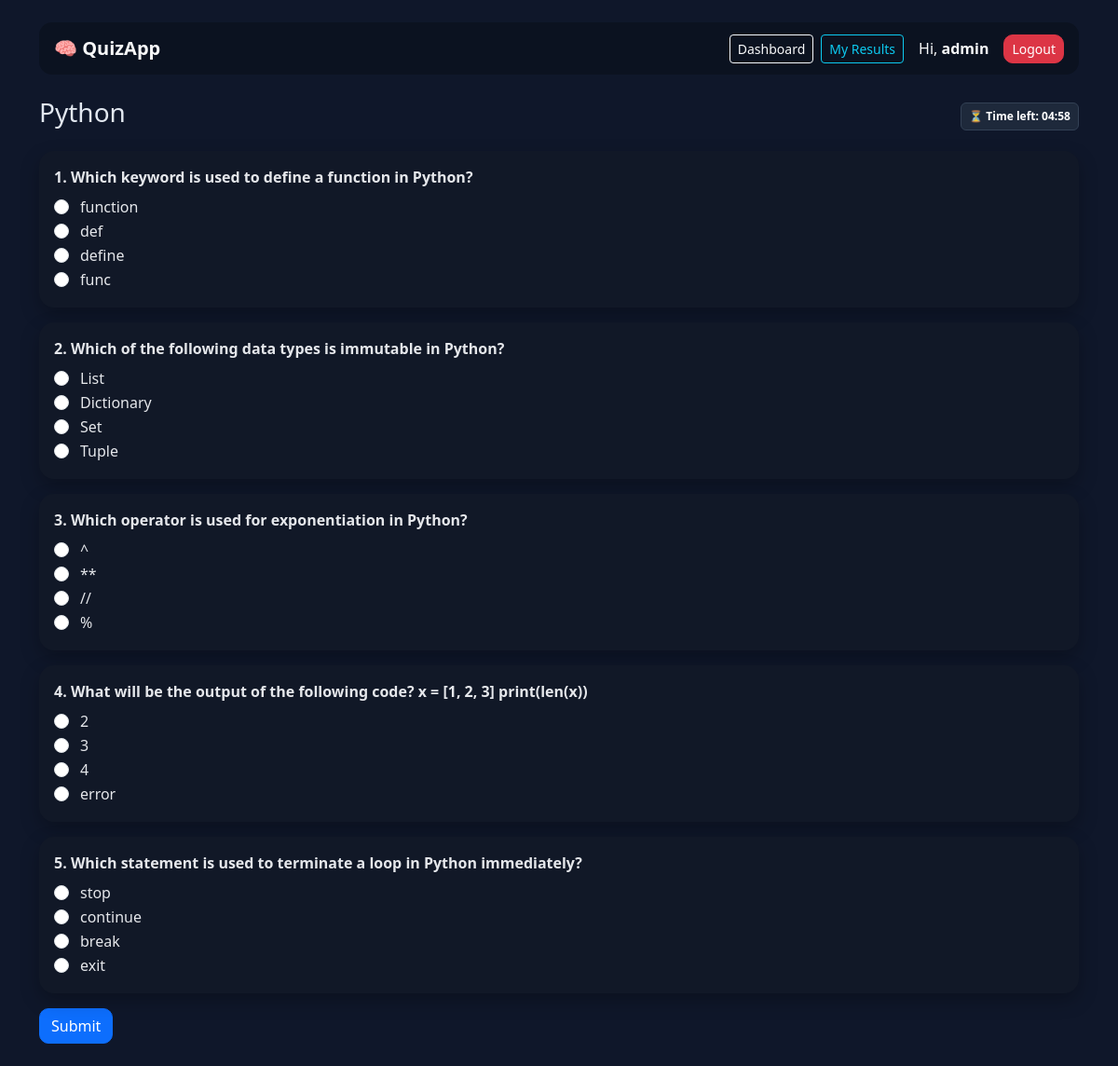
The page /quiz/1 (signed in) on the database its author committed.
### app.py (models this page shows)
class User(UserMixin, db.Model):
    id = db.Column(db.Integer, primary_key=True)
    username = db.Column(db.String(80), unique=True, nullable=False)
    password = db.Column(db.String(200), nullable=False)
    role = db.Column(db.String(10), default="user")  # "user" or "admin"
    results = db.relationship(
    'Result',
    backref='user',
    cascade="all, delete-orphan",
    passive_deletes=True,
    lazy=True
)

class Quiz(db.Model):
    id = db.Column(db.Integer, primary_key=True)
    title = db.Column(db.String(100), nullable=False)
    duration_minutes = db.Column(db.Integer, default=5)
    questions = db.relationship(
        'Question',
        backref='quiz',
        cascade="all, delete-orphan",
        passive_deletes=True,
        lazy=True
    )
    results = db.relationship(
        'Result',
        backref='quiz',
        cascade="all, delete-orphan",
        passive_deletes=True,
        lazy=True
    )

class Question(db.Model):
    id = db.Column(db.Integer, primary_key=True)
    text = db.Column(db.String(300), nullable=False)
    option_a = db.Column(db.String(200), nullable=False)
    option_b = db.Column(db.String(200), nullable=False)
    option_c = db.Column(db.String(200), nullable=False)
    option_d = db.Column(db.String(200), nullable=False)
    correct = db.Column(db.String(1), nullable=False)
    quiz_id = db.Column(
        db.Integer,
        db.ForeignKey('quiz.id', ondelete="CASCADE"),
        nullable=False
    )

### app.py (the view, shortened to what this page needs)
@app.route('/quiz/<int:quiz_id>', methods=['GET', 'POST'])
@login_required
def quiz(quiz_id):
    quiz = Quiz.query.get_or_404(quiz_id)
    key = f"quiz_start_{quiz_id}"
    if request.method == 'GET':
        if key not in session:
            session[key] = datetime.utcnow().isoformat()
    return render_template('quiz.html', quiz=quiz)

### app.py (called while the page is built)
@event.listens_for(Engine, "connect")
def set_sqlite_pragma(dbapi_connection, connection_record):
    if isinstance(dbapi_connection, sqlite3.Connection):
        cursor = dbapi_connection.cursor()
        cursor.execute("PRAGMA foreign_keys=ON")
        cursor.close()

@login_manager.user_loader
def load_user(user_id):
    return User.query.get(int(user_id))

### templates/quiz.html (shortened to what this page needs)
{% extends "base.html" %}
{% block content %}
  <div class="d-flex justify-content-between align-items-center mb-3">
    <h3>{{ quiz.title }}</h3>
    <div class="badge badge-time p-2">⏳ Time left: <span id="timer"></span></div>
  </div>
  <form method="post" id="quiz-form">
    {% for q in quiz.questions %}
      <div class="card p-3 mb-3">
        <div class="fw-semibold mb-2">{{ loop.index }}. {{ q.text }}</div>
        <div class="form-check"><input class="form-check-input" type="radio" name="{{ q.id }}" value="A" id="q{{q.id}}A"><label class="form-check-label ms-1" for="q{{q.id}}A">{{ q.option_a }}</label></div>
        <div class="form-check"><input class="form-check-input" type="radio" name="{{ q.id }}" value="B" id="q{{q.id}}B"><label class="form-check-label ms-1" for="q{{q.id}}B">{{ q.option_b }}</label></div>
        <div class="form-check"><input class="form-check-input" type="radio" name="{{ q.id }}" value="C" id="q{{q.id}}C"><label class="form-check-label ms-1" for="q{{q.id}}C">{{ q.option_c }}</label></div>
        <div class="form-check"><input class="form-check-input" type="radio" name="{{ q.id }}" value="D" id="q{{q.id}}D"><label class="form-check-label ms-1" for="q{{q.id}}D">{{ q.option_d }}</label></div>
      </div>
    {% endfor %}
    <button class="btn btn-primary">Submit</button>
  </form>
{% endblock %}

### templates/base.html (shortened to what this page needs)
<!doctype html>
<html lang="en">
  <head>
    <link href="https://cdn.jsdelivr.net/npm/bootstrap@5.3.3/dist/css/bootstrap.min.css" rel="stylesheet">
  </head>
  <body>
    <div class="container py-4">
      <nav class="navbar navbar-expand-lg px-3 mb-4">
        <a class="navbar-brand fw-bold text-light" href="{{ url_for('index') }}">🧠 QuizApp</a>
        <div class="collapse navbar-collapse" id="nav">
          <ul class="navbar-nav ms-auto align-items-center gap-2">
            {% if current_user.is_authenticated %}
              <li class="nav-item">
                <a class="btn btn-outline-light btn-sm" href="{{ url_for('index') }}">Dashboard</a>
              </li>
              <li class="nav-item">
                <a class="btn btn-outline-info btn-sm" href="{{ url_for('my_results') }}">My Results</a>
              </li>
              <li class="nav-item text-light ms-2 me-2">Hi, <strong>{{ current_user.username }}</strong></li>
              <li class="nav-item">
                <a class="btn btn-danger btn-sm" href="{{ url_for('logout') }}">Logout</a>
              </li>
            {% else %}
              <li class="nav-item"><a class="btn btn-primary btn-sm" href="{{ url_for('login') }}">Login</a></li>
              <li class="nav-item"><a class="btn btn-secondary btn-sm" href="{{ url_for('register') }}">Register</a></li>
            {% endif %}
          </ul>
        </div>
      </nav>
      {% block content %}{% endblock %}
    </div>
  </body>
</html>

### templates/base.html (style rules this page uses)
body { background: #0f172a; color: #e2e8f0; }
.navbar { background: #0b1220 !important; border-radius: 14px; }
.card { border: none; border-radius: 16px; background: #111827; color:#e5e7eb; box-shadow: 0 8px 20px rgba(0,0,0,.25); }
.btn-primary, .btn-success, .btn-danger, .btn-warning { border-radius: 10px; }
.badge-time { background:#1e293b; border:1px solid #334155; }
a { text-decoration: none; }

### rows shown on the page
User: username "admin"
Quiz: title "Python"
Question: text "Which keyword is used to define a function in Python?", option_a "function", option_b "def", option_c "define", option_d "func"
Question: text "Which of the following data types is immutable in Python?", option_a "List", option_b "Dictionary", option_c "Set", option_d "Tuple"
Question: text "Which operator is used for exponentiation in Python?", option_a "^", option_b "**", option_c "//", option_d "%"
Question: text "What will be the output of the following code? x = [1, 2, 3] print(len(x))", option_a "2", option_b "3", option_c "4", option_d "error"
Question: text "Which statement is used to terminate a loop in Python immediately?", option_a "stop", option_b "continue", option_c "break", option_d "exit"
